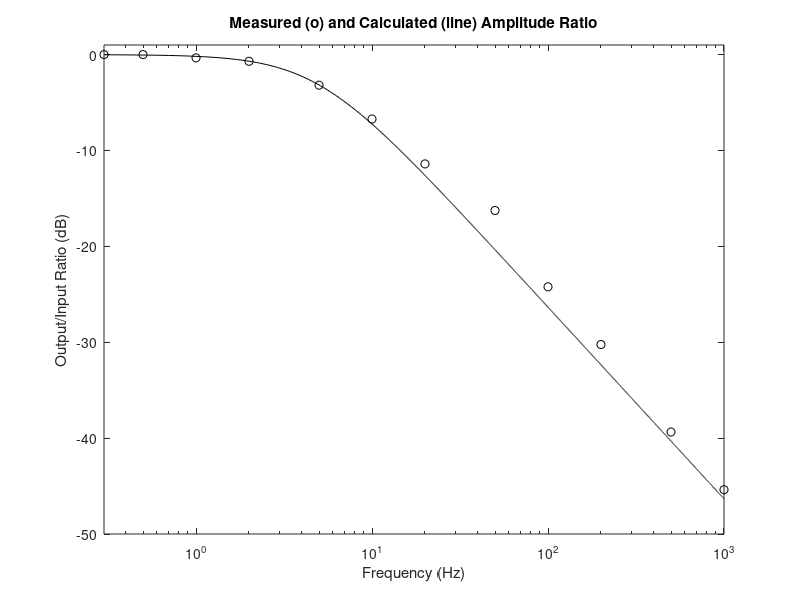

MATLAB code for this plot:
% pr12_3.m
% comparison of experimental and calculated 
% amplitude ratios of an RC low-pass filter

clear;
R=10^4;
C=3.3e-6;

n=1;
for k=0.3:.1:1000;
    f(n)=k;
                    % magnitude of equation (11.4) or (11.6) in dB
                    % the sqrt of the expression in equation (12.4)
                    % represents one of the graphs in the Bode plot
    r(n)=20*log10(sqrt((1/(1+(R*C*2*pi*k)^2))));
    n=n+1;
end;

% measured data for the low-pass RC circuit
% IF YOU MEASURED THE FILTER'S OUTPUT/INPUT RELATIONSHIP,
% ENTER YOUR DATA HERE
fm=[0.3 0.5 1 2 5 10 20 50 100 200 500 1000 ];
db=[0.00 0.00 -0.34 -0.70 -3.19 -6.72 -11.40 -16.26 -24.22 -30.24 -39.36 -45.38];
%

% plot results
figure;
semilogx(f,r,'k');
hold;
semilogx(fm,db,'ko');
axis([0.3 1000 -50 1]);
title ('Measured (o) and Calculated (line) Amplitude Ratio');
xlabel('Frequency (Hz)');
ylabel('Output/Input Ratio (dB)');
